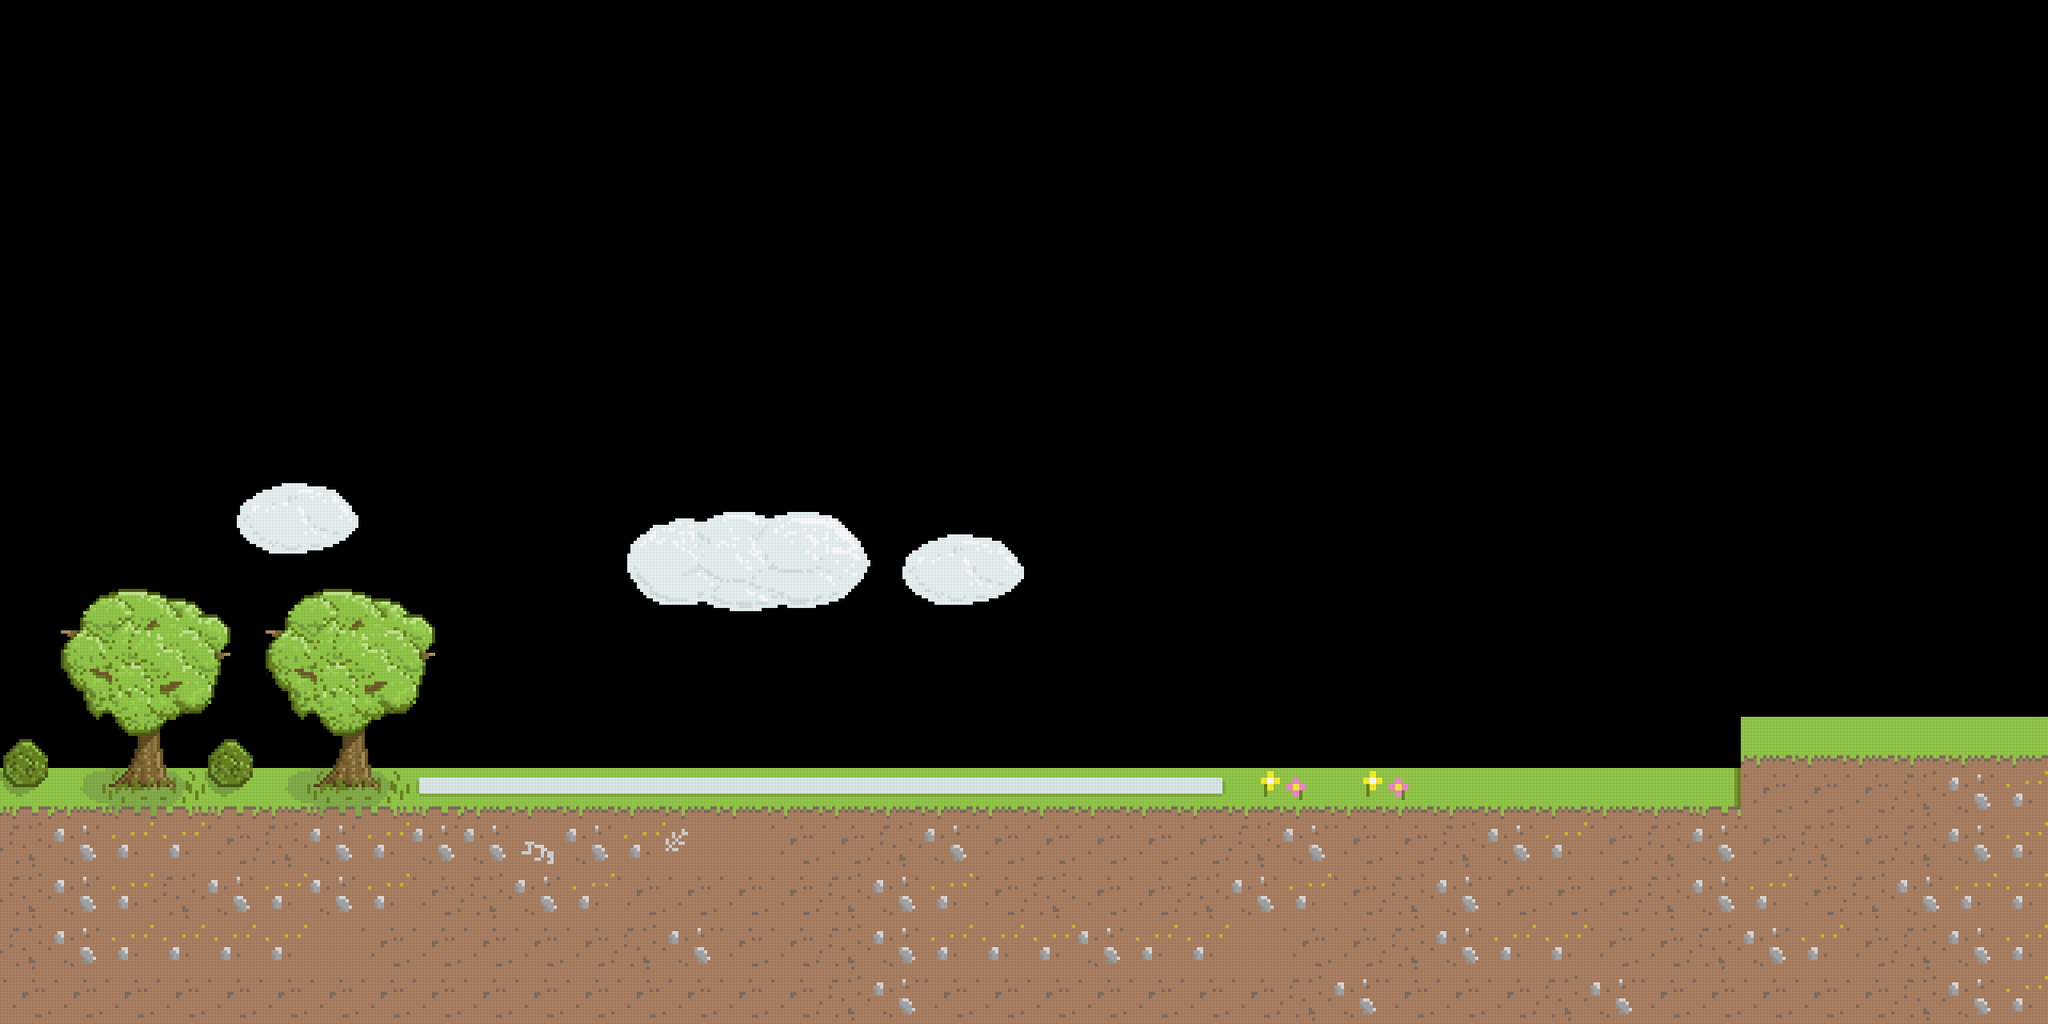

This game map was drawn from its Tiled (.tmx) file and the tilesets committed beside it. A one-line description and the trimmed map source follow:
An orthogonal 40x20 tile map with 64x64 px tiles, 1 tile layer (Tile Layer 1) and 17 objects (3x chair, 3x pot, 2x scene, 2x pillar, player, ...).

<map version="1.0" orientation="orthogonal" width="40" height="20" tilewidth="64" tileheight="64">
 <tileset firstgid="1" name="tile" tilewidth="64" tileheight="64">
  <image source="tile.png" width="1088" height="576" />
 </tileset>
 <layer name="Tile Layer 1" width="40" height="20">
  <data>[800 cells, 271 non-empty, 55 distinct tile ids]</data>
 </layer>
 <objectgroup name="Objects" width="40" height="20">
  <object name="actor" type="player" x="406" y="685" width="64" height="128">
   <properties>
    <property name="rope" value="300" />
   </properties>
  </object>
  <object name="actor" type="bride" x="1101" y="839" width="64" height="128" />
  <object name="scene" x="1" y="983" width="2720" height="139" />
  <object name="scene" x="2175" y="913" width="444" height="66" />
  <object name="actor" type="groom" x="1037" y="841" width="61" height="126" />
  <object name="actor" type="priest" x="1191" y="835" width="65" height="132" />
  <object name="object" type="chair" gid="18" x="579" y="970">
   <properties>
    <property name="weight" value="8" />
   </properties>
  </object>
  <object name="object" type="table" gid="19" x="1890" y="957">
   <properties>
    <property name="weight" value="15" />
   </properties>
  </object>
  <object name="object" type="cake" gid="21" x="1347" y="961">
   <properties>
    <property name="weight" value="20" />
   </properties>
  </object>
  <object name="object" type="arch" gid="23" x="969" y="969">
   <properties>
    <property name="weight" value="2" />
   </properties>
  </object>
  <object name="object" type="pillar" gid="24" x="513" y="969">
   <properties>
    <property name="elastic" value="0" />
    <property name="friction" value="1" />
    <property name="weight" value="100" />
   </properties>
  </object>
  <object name="object" type="pot" gid="25" x="903" y="970">
   <properties>
    <property name="weight" value="30" />
   </properties>
  </object>
  <object name="object" type="chair" gid="18" x="710" y="970">
   <properties>
    <property name="weight" value="8" />
   </properties>
  </object>
  <object name="object" type="chair" gid="18" x="840" y="970">
   <properties>
    <property name="weight" value="8" />
   </properties>
  </object>
  <object name="object" type="pot" gid="25" x="645" y="970">
   <properties>
    <property name="weight" value="30" />
   </properties>
  </object>
  <object name="object" type="pot" gid="25" x="775" y="970">
   <properties>
    <property name="weight" value="30" />
   </properties>
  </object>
  <object name="object" type="pillar" gid="24" x="1473" y="972">
   <properties>
    <property name="elastic" value="0" />
    <property name="friction" value="1" />
    <property name="weight" value="100" />
   </properties>
  </object>
 </objectgroup>
</map>
